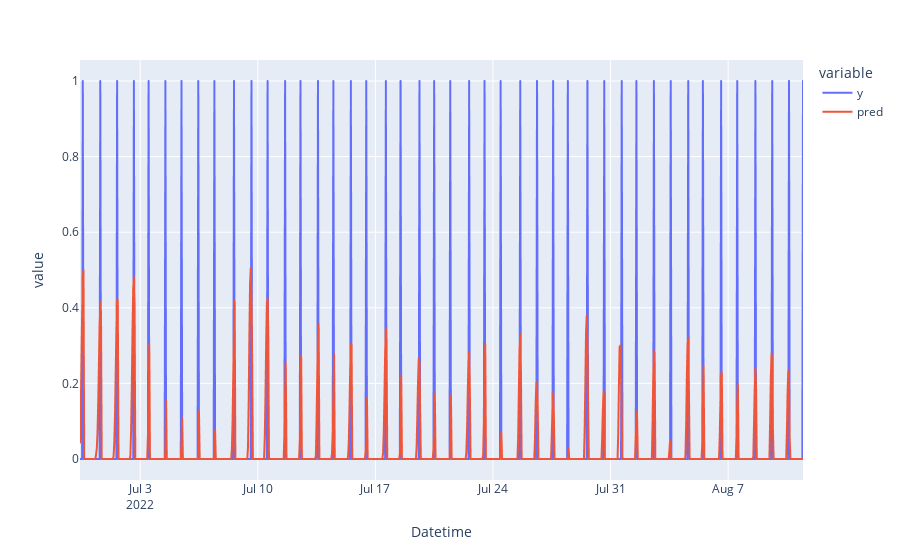

Notebook code cell kept with this figure:
### Markdown cell above
## plots

### Code cell
pd.DataFrame({'y':y_valid.flatten(),'pred':ypred.flatten()},
             index=pred.index) \
                 .plot()

### Figure 1 — Plotly figure (JSON) as saved in the notebook; plotly's stock layout.template omitted (floating-point values rounded to 4 significant figures; data arrays with more than 128 entries replaced by an {"elided": "..."} marker saying what was removed)
{"data": [{"hovertemplate": "variable=y<br>Datetime=%{x}<br>value=%{y}<extra></extra>", "legendgroup": "y", "line": {"color": "#636efa", "dash": "solid"}, "marker": {"symbol": "circle"}, "mode": "lines", "name": "y", "showlegend": true, "type": "scattergl", "x": {"elided": "1034 str values"}, "xaxis": "x", "y": {"elided": "1034 int values"}, "yaxis": "y"}, {"hovertemplate": "variable=pred<br>Datetime=%{x}<br>value=%{y}<extra></extra>", "legendgroup": "pred", "line": {"color": "#EF553B", "dash": "solid"}, "marker": {"symbol": "circle"}, "mode": "lines", "name": "pred", "showlegend": true, "type": "scattergl", "x": {"elided": "1034 str values"}, "xaxis": "x", "y": {"elided": "1034 float values"}, "yaxis": "y"}], "layout": {"legend": {"title": {"text": "variable"}, "tracegroupgap": 0}, "margin": {"t": 60}, "xaxis": {"anchor": "y", "domain": [0, 1], "title": {"text": "Datetime"}}, "yaxis": {"anchor": "x", "domain": [0, 1], "title": {"text": "value"}}}}
